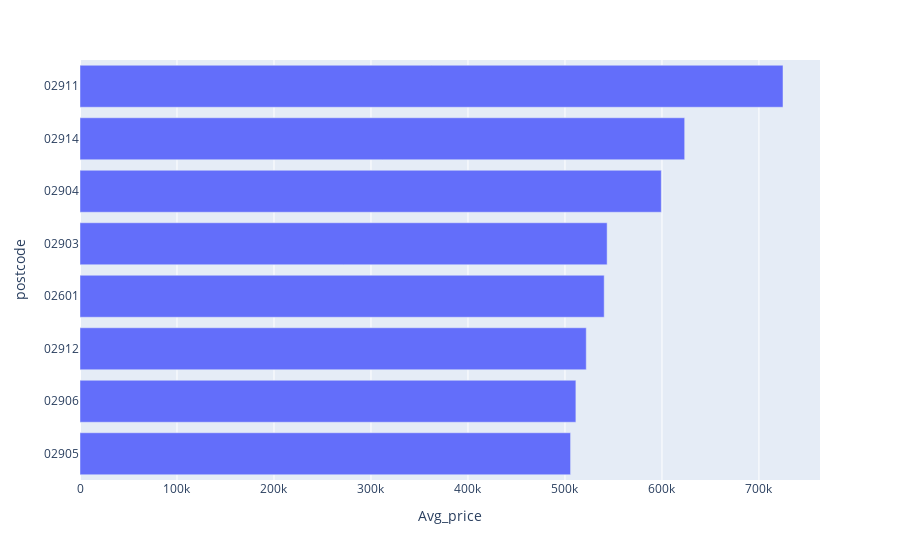

The code cell stored with this chart in its notebook:
### Code cell
q2=pd.DataFrame(df2.groupby(['postcode','lat','lng'])['price'].mean()).rename(columns={'price':'Avg_price'}).sort_values(by='Avg_price').reset_index()

px.bar(q2,y='postcode',x='Avg_price',orientation='h')

### Figure 1 — Plotly figure (JSON) as saved in the notebook; plotly's stock layout.template omitted (floating-point values rounded to 4 significant figures)
{"data": [{"alignmentgroup": "True", "hovertemplate": "Avg_price=%{x}<br>postcode=%{y}<extra></extra>", "legendgroup": "", "marker": {"color": "#636efa", "pattern": {"shape": ""}}, "name": "", "offsetgroup": "", "orientation": "h", "showlegend": false, "textposition": "auto", "type": "bar", "x": [505800.0, 511300.0, 522000.0, 540400.0, 543500.0, 599300.0, 623400.0, 724800.0], "xaxis": "x", "y": ["02905", "02906", "02912", "02601", "02903", "02904", "02914", "02911"], "yaxis": "y"}], "layout": {"autosize": true, "barmode": "relative", "legend": {"tracegroupgap": 0}, "margin": {"t": 60}, "xaxis": {"anchor": "y", "autorange": true, "domain": [0, 1], "range": [0, 762900.0], "title": {"text": "Avg_price"}, "type": "linear"}, "yaxis": {"anchor": "x", "autorange": true, "domain": [0, 1], "range": [-0.5, 7.5], "title": {"text": "postcode"}, "type": "category"}}}
